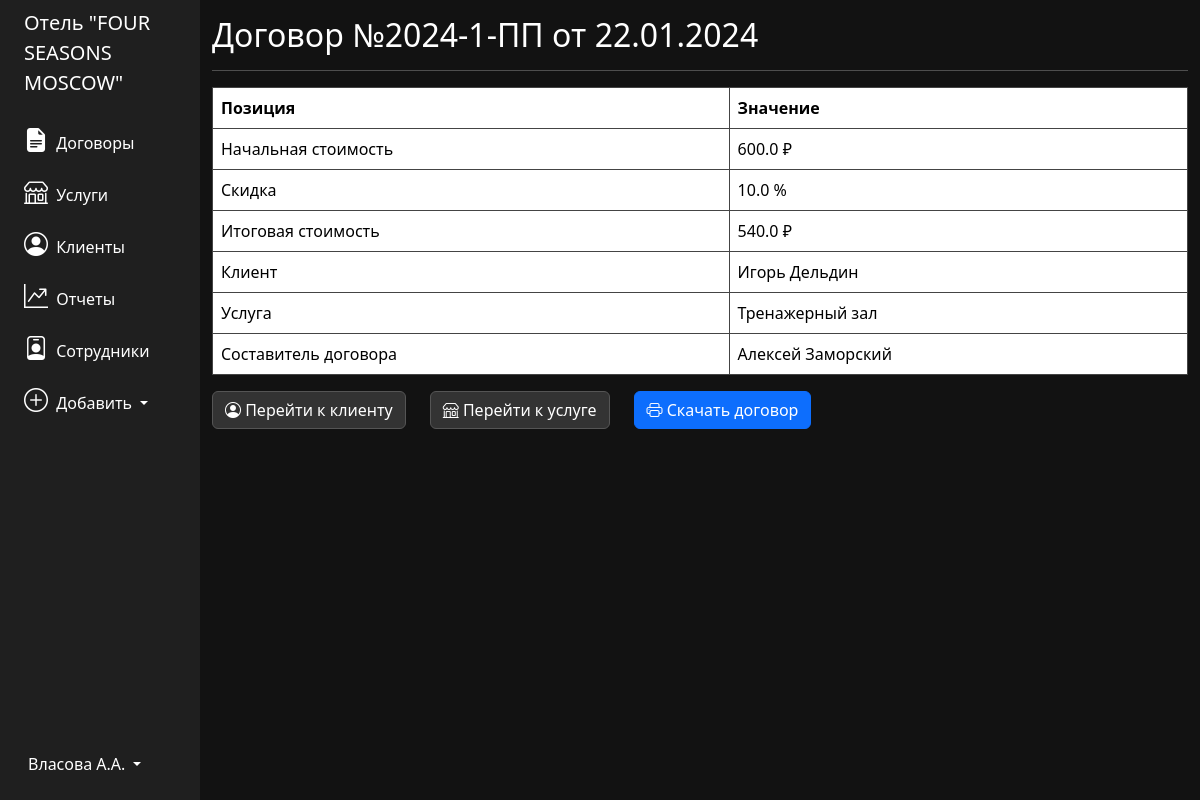
/contract/1, run on the app's committed database.
### tables this page shows
CREATE TABLE "contracts" (
    "id_contract" INTEGER,
    "number" TEXT,
    "date" TEXT,
    "deal_type" TEXT,
    "start_price" REAL,
    "discount" REAL,
    "deal_status" INTEGER,
    "finish_price" REAL,
    "client_id" INTEGER,
    "service_id" INTEGER,
    "employee_id" INTEGER,
    PRIMARY KEY("id_contract" AUTOINCREMENT),
    FOREIGN KEY("client_id") REFERENCES "clients"("id_client"),
    FOREIGN KEY("service_id") REFERENCES "services"("service_id"),
    FOREIGN KEY("employee_id") REFERENCES "employees"("id_employee")
);

CREATE TABLE "clients" (
    "id_client" INTEGER,
    "name" TEXT NOT NULL,
    "email" TEXT,
    "contact" TEXT,
    "address" TEXT,
    PRIMARY KEY("id_client" AUTOINCREMENT)
);

CREATE TABLE "services" (
    "service_id" INTEGER,
    "name" TEXT NOT NULL,
    "price" REAL,
    "description" TEXT,
    PRIMARY KEY("service_id" AUTOINCREMENT)
);

CREATE TABLE "employees" (
    "id_employee" INTEGER,
    "name" TEXT NOT NULL,
    "phone_number" TEXT,
    "email" TEXT,
    "position" TEXT,
    "department" TEXT,
    PRIMARY KEY("id_employee" AUTOINCREMENT)
);

### app.py (the view)
@app.route('/contract/<int:contract_id>')
def contract(contract_id):
    pos = get_contract(contract_id)
    return render_template('contract.html', contract=pos)

### app.py (called while the page is built)
def get_db_connection():
    conn = sqlite3.connect('database.db')
    conn.row_factory = sqlite3.Row
    return conn

def get_contract(item_id):
    conn = get_db_connection()
    item = conn.execute("""
        SELECT
            contracts.*,
            clients.name AS client_name,
            services.name AS service_name,
            employees.name AS employee_name
        FROM contracts
        JOIN clients ON contracts.client_id = clients.id_client
        JOIN services ON contracts.service_id = services.service_id
        JOIN employees ON contracts.employee_id = employees.id_employee
        WHERE contracts.id_contract = ?;
    """, (item_id,)).fetchone()
    conn.close()
    if item is None:
        abort(404)
    return item

### templates/contract.html
{% extends 'base.html' %}
{% block content %}
<h2>{% block title %} Договор №{{ contract['number'] }} от {{ contract['date'] }} {% endblock %}</h2>
<hr>
<table class="table">
    <thead>
        <tr>
            <th scope="col">Позиция</th>
            <th scope="col">Значение</th>
        </tr>
    </thead>
    <tbody>
        <tr>
            <td>Начальная стоимость</td>
            <td>{{ contract['start_price'] }} ₽</td>
        </tr>
        <tr>
            <td>Скидка</td>
            <td>{{ contract['discount'] }} %</td>
        </tr>
        <tr>
            <td>Итоговая стоимость</td>
            <td>{{ contract['finish_price'] }} ₽</td>
        </tr>
        <tr>
            <td>Клиент</td>
            <td>{{ contract['client_name'] }}</td>
        </tr>
        <tr>
            <td>Услуга</td>
            <td>{{ contract['service_name'] }}</td>
        </tr>
        <tr>
            <td>Составитель договора</td>
            <td>{{ contract['employee_name'] }}</td>
        </tr>
    </tbody>
</table>
<div class="row">
    <div class="col-auto">
        <a href="{{ url_for('client', client_id=contract['client_id']) }}">
            <button type="button" class="btn btn-secondary"><i class="bi bi-person-circle"></i> Перейти к клиенту</button>
        </a>
    </div>
    <div class="col-auto">
        <a href="{{ url_for('service', service_id=contract['service_id']) }}">
            <button type="button" class="btn btn-secondary"><i class="bi-shop"></i> Перейти к услуге</button>
        </a>
    </div>
    <div class="col-auto">
        <form method="POST" action="{{ url_for('generate_contract', id_contract=contract['id_contract']) }}">
            <button type="submit" class="btn btn-primary"><i class="bi-printer"></i> Скачать договор</button>
        </form>
    </div>
</div>
{% endblock %}

### templates/base.html (style rules this page uses)
body { background-color: #121212; color: white; }
.btn-secondary { background-color: #333; border-color: #555; }
.table thead { background-color: #333; }
.table td, .table th { border: 1px solid #444; }

### data on the page
contracts: number "2024-1-ПП", date "22.01.2024", start_price "600.0", discount "10.0", finish_price "540.0"
clients: client_name "Игорь Дельдин"
services: service_name "Тренажерный зал"
employees: employee_name "Алексей Заморский"
